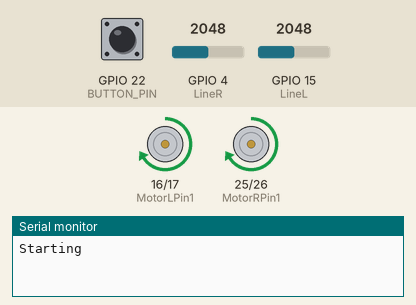
Bench run of a sketch on a simulated ESP32. On the bench: motor-driver pin pairs drawn as motors (green arrow = first pin HIGH = forward, orange = second pin HIGH = backward, longer = more drive, scaled by the enable pin), the last lines printed to the serial monitor. Inputs (shaded band) come from the test bench; at power-on: GPIO 22 (BUTTON_PIN) HIGH, GPIO 4 (LineR) = 2048, GPIO 15 (LineL) = 2048.

Above: at 8.0 s.
8.1 s: GPIO 22 (BUTTON_PIN) pulled LOW for 0.8 s
At 9.3 s:
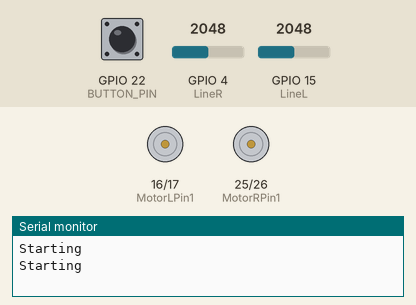
At 14.2 s:
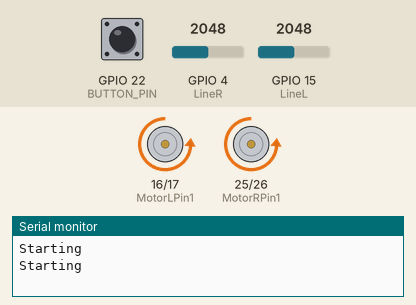
Timing chart, 0 to 17.2 s (numbered marks = the images above; inputs shaded):
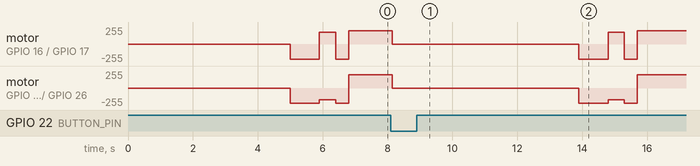

The sketch:

StalkerBot_DevKIT_With_Button_Matte_Optimize_Fast.ino
```cpp
// Ultrasonic sensor
const int TrigPinR = 13;
const int EchoPinR = 12;
const int TrigPinL = 14;
const int EchoPinL = 27;

//Ultrasonic variables
long durationR;
long durationL;
float distanceR;
float distanceL;

// Motor Right
int ENA = 33;
int MotorRPin1 = 25;
int MotorRPin2 = 26;

// Motor Left
int MotorLPin1 = 16;
int MotorLPin2 = 17;
int ENB = 5;

// Setting PWM properties
const int freq = 30000;
const int pwmChannelR = 0;
const int pwmChannelL = 0;
const int resolution = 8;
const int dutyCycleLow = 180;
const int dutyCycleMid = 200;
const int dutyCycleHigh = 230;
const int dutyCycleHigher = 255;

// Line sensor
const int LineR = 4;
const int LineL = 15;
int inputLineR = 0;
int inputLineL = 0;

// Button
const int BUTTON_PIN = 22;  // the number of the pushbutton pin
int status = 1;

void setup() {

  // Ultrasonic sensor Right
  pinMode(TrigPinR, OUTPUT);  // Sets the trigPin as an Output
  pinMode(EchoPinR, INPUT);   // Sets the echoPin as an Input
  // Ultrasonic sensor Left
  pinMode(TrigPinL, OUTPUT);  // Sets the trigPin as an Output
  pinMode(EchoPinL, INPUT);   // Sets the echoPin as an Input

  // Right Motor
  pinMode(MotorRPin1, OUTPUT);
  pinMode(MotorRPin2, OUTPUT);
  pinMode(ENA, OUTPUT);
  ledcSetup(pwmChannelR, freq, resolution);  // configure LED PWM functionalitites
  ledcAttachPin(ENA, pwmChannelR);           // attach the channel to the GPIO to be controlled
  // Left Motor
  pinMode(MotorLPin1, OUTPUT);
  pinMode(MotorLPin2, OUTPUT);
  pinMode(ENB, OUTPUT);
  ledcSetup(pwmChannelL, freq, resolution);  // configure LED PWM functionalitites
  ledcAttachPin(ENB, pwmChannelL);           // attach the channel to the GPIO to be controlled
  // Button
  pinMode(BUTTON_PIN, INPUT_PULLUP);
  Serial.begin(115200);
}

void loop() {
  int buttonState = digitalRead(BUTTON_PIN);

  while (buttonState == HIGH) {
    if (status == 1) {
      Serial.println("Starting");
      delay(5000);
      starting();
    }
    // Reading Right Line Sensor
    inputLineR = analogRead(LineR);
    inputLineL = analogRead(LineL);
    // Serial.println(inputLineR);
    // Serial.println(inputLineL);

    // Reverse when white detected
    if (inputLineR <= 2800 || inputLineL <= 3000) {  //Check the sensor output
      if (inputLineR <= 2800) {
        whiteLine(1);  // Right Line sensor Detected
      } else {
        whiteLine(2);  // Left Line sensor Detected
      }
    } else {  // Reading Distance Right
      digitalWrite(TrigPinR, LOW);
      delayMicroseconds(2);
      digitalWrite(TrigPinR, HIGH);  // Sets the trigPin on HIGH state for 10 micro seconds
      delayMicroseconds(10);
      digitalWrite(TrigPinR, LOW);  // Reads the echoPin, returns the sound wave travel time in microseconds
      durationR = pulseIn(EchoPinR, HIGH);
      distanceR = (durationR / 2) / 29.1;  // Calculate the distance
      // Serial.print("Distance Right Sensor: ");
      // Serial.println(distanceR);

      // Reading Distance Left
      digitalWrite(TrigPinL, LOW);
      delayMicroseconds(2);
      digitalWrite(TrigPinL, HIGH);  // Sets the trigPin on HIGH state for 10 micro seconds
      delayMicroseconds(10);
      digitalWrite(TrigPinL, LOW);  // Reads the echoPin, returns the sound wave travel time in microseconds
      durationL = pulseIn(EchoPinL, HIGH);
      distanceL = (durationL / 2) / 29.1;  // Calculate the distance
      // Serial.print("Distance Left Sensor: ");
      // Serial.println(distanceL);
      if (distanceR > 30 && distanceL > 30) {  //if both sensors read more than 25 cm, brake both motors
        standby();
        // Serial.println("Robot Standby");
      } else {
        stalking();
      }
    }
    status = 0;
    buttonState = digitalRead(BUTTON_PIN);  // read the state of the button again
  }
  digitalWrite(MotorRPin1, LOW);  // Right Stop
  digitalWrite(MotorRPin2, LOW);
  digitalWrite(MotorLPin1, LOW);  // Left Stop
  digitalWrite(MotorLPin2, LOW);
  status = 1;
}

void starting() {
  digitalWrite(MotorRPin1, LOW);  // Right Forward
  digitalWrite(MotorRPin2, HIGH);
  digitalWrite(MotorLPin1, LOW);  // Left Forward
  digitalWrite(MotorLPin2, HIGH);
  ledcWrite(pwmChannelR, dutyCycleHigh);
  ledcWrite(pwmChannelL, dutyCycleHigh);
  delay(900);
  digitalWrite(MotorRPin1, LOW);  // Right Forward
  digitalWrite(MotorRPin2, HIGH);
  digitalWrite(MotorLPin1, HIGH);  // Left Reverse
  digitalWrite(MotorLPin2, LOW);
  ledcWrite(pwmChannelR, dutyCycleLow);
  ledcWrite(pwmChannelL, dutyCycleLow);
  delay(500);
  digitalWrite(MotorRPin1, LOW);  // Right Forward
  digitalWrite(MotorRPin2, HIGH);
  digitalWrite(MotorLPin1, LOW);  // Left Forward
  digitalWrite(MotorLPin2, HIGH);
  ledcWrite(pwmChannelR, dutyCycleHigh);
  ledcWrite(pwmChannelL, dutyCycleHigh);
  delay(400);
}

void standby() {                  // Standby search opponent
  digitalWrite(MotorRPin1, LOW);  // Right Forward
  digitalWrite(MotorRPin2, HIGH);
  digitalWrite(MotorLPin1, HIGH);  // Left Reverse
  digitalWrite(MotorLPin2, LOW);
  ledcWrite(pwmChannelR, dutyCycleLow);
  ledcWrite(pwmChannelL, dutyCycleLow);
}

void stalking() {
  if (distanceR < 10 || distanceL < 10) {
    digitalWrite(MotorRPin1, LOW);  // Right Forward
    digitalWrite(MotorRPin2, HIGH);
    digitalWrite(MotorLPin1, LOW);  // Left Forward
    digitalWrite(MotorLPin2, HIGH);
    ledcWrite(pwmChannelR, dutyCycleHigher);
    ledcWrite(pwmChannelL, dutyCycleHigher);
  } else if (distanceR < 30 && distanceL < 30) {  //if both sensors less than than 25 cm, go forward
    digitalWrite(MotorRPin1, LOW);                // Right Forward
    digitalWrite(MotorRPin2, HIGH);
    digitalWrite(MotorLPin1, LOW);  // Left Forward
    digitalWrite(MotorLPin2, HIGH);
    ledcWrite(pwmChannelR, dutyCycleHigher);
    ledcWrite(pwmChannelL, dutyCycleHigher);
    // Serial.println("Both Motor Forward");
  } else if (distanceR > 30 && distanceL < 30) {  //if only something is in front of the left ultrasonic sensor, turn left
    digitalWrite(MotorRPin1, LOW);                // Right Forward
    digitalWrite(MotorRPin2, HIGH);
    digitalWrite(MotorLPin1, LOW);  // Left Forward
    digitalWrite(MotorLPin2, HIGH);
    ledcWrite(pwmChannelR, dutyCycleHigher);
    ledcWrite(pwmChannelL, dutyCycleMid);
    // Serial.println("Turn Left");
  } else if (distanceR < 30 && distanceL > 30) {  //if only something is in front of the right ultrasonic sensor, turn right
    digitalWrite(MotorRPin1, LOW);                // Right Forward
    digitalWrite(MotorRPin2, HIGH);
    digitalWrite(MotorLPin1, LOW);  // Left Forward
    digitalWrite(MotorLPin2, HIGH);
    ledcWrite(pwmChannelR, dutyCycleMid);
    ledcWrite(pwmChannelL, dutyCycleHigher);
    // Serial.println("Turn Right");
  }
}

void whiteLine(int sensor) {
  if (sensor == 1) {                 //Right sensor Detected
    digitalWrite(MotorRPin1, HIGH);  // Right Reverse
    digitalWrite(MotorRPin2, LOW);
    digitalWrite(MotorLPin1, HIGH);  // Left Reverse
    digitalWrite(MotorLPin2, LOW);
    ledcWrite(pwmChannelR, dutyCycleMid);
    ledcWrite(pwmChannelL, dutyCycleMid);
    delay(450);
  } else {                           //Left sensor Detected
    digitalWrite(MotorRPin1, HIGH);  // Right Reverse
    digitalWrite(MotorRPin2, LOW);
    digitalWrite(MotorLPin1, HIGH);  // Left Reverse
    digitalWrite(MotorLPin2, LOW);
    ledcWrite(pwmChannelR, dutyCycleMid);
    ledcWrite(pwmChannelL, dutyCycleMid);
    delay(450);
  }
  digitalWrite(MotorRPin1, LOW);  // Right Forward
  digitalWrite(MotorRPin2, HIGH);
  digitalWrite(MotorLPin1, HIGH);  // Left Reverse
  digitalWrite(MotorLPin2, LOW);
  ledcWrite(pwmChannelR, dutyCycleLow);
  ledcWrite(pwmChannelL, dutyCycleLow);
}
```
